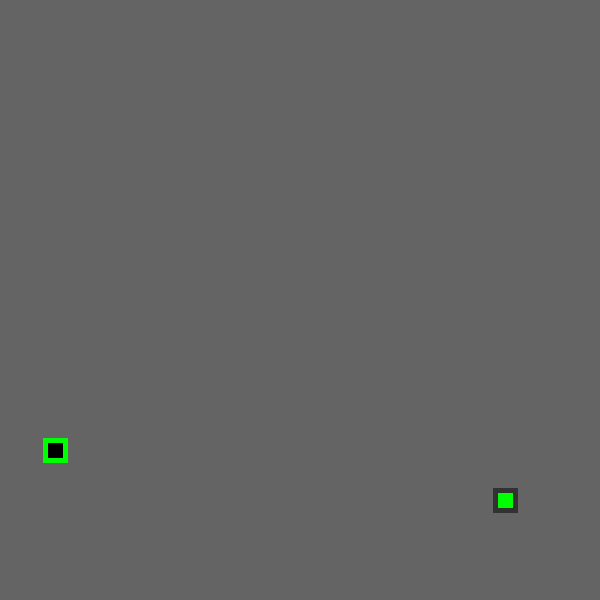
Frame 1 (no input)
Frame 60 (the mouse pressed at the canvas centre just before this capture): identical to frame 1, image omitted
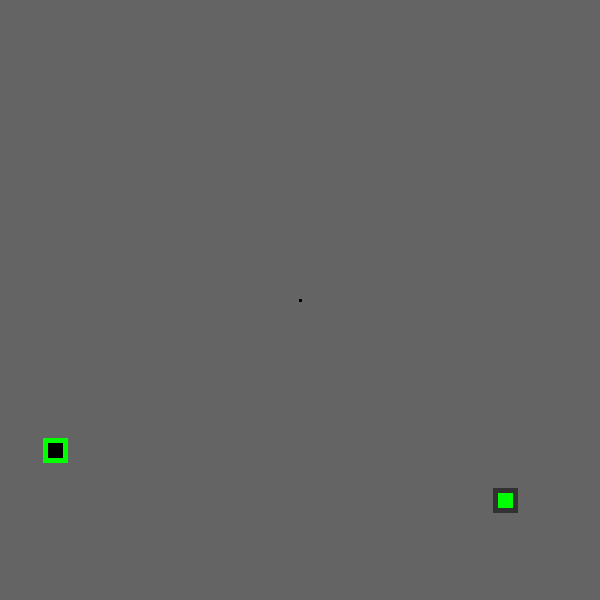
Frame 120 (the mouse held since frame 60 and released just before this capture)

The Processing sketch that drew these frames (run headless with seeded random() and noise(); from frame 60 on, the mouse is pressed at the canvas centre):

// Processing sketch: MYO_Pformer
// ── MYO_Pformer.pde
IntList Platforms;
int[] Char = {50,450};
int[] Goal = {500,500};
int style = 0;
void setup(){
  Platforms = new IntList();
  size(600,600);
}
void draw(){
  background(100);
  if(style < 4){
  if(mousePressed){
    build();
  }
  makeWorldEdit();
  }
}
void makeWorldEdit(){
  stroke(0);
  strokeWeight(3);
  for(int i = 0; i < Platforms.size()/2; i++){
    point(Platforms.get(2*i),Platforms.get(2*i+1));
  }
  fill(0);
  stroke(0,255,0);
  strokeWeight(5);
  rect(Char[0]-5,Char[1]-10,20,20);
  fill(0,255,0);
  stroke(50);
  rect(Goal[0]-5,Goal[1]-10,20,20);
}
void build(){
  if(style == 0){
    Platforms.append(mouseX);
    Platforms.append(mouseY);
  }
  else if(style == 1){
    Char[0] = mouseX;
    Char[1] = mouseY;
  }
  else if(style == 2){
    Goal[0] = mouseX;
    Goal[1] = mouseY;
  }
}
void keyPressed(){
  if(key == 49){style = 0;}
  else if(key == 50){style = 1;}
  else if(key == 51){style = 2;}
  else if(key == ' '){style = 3;}
}
